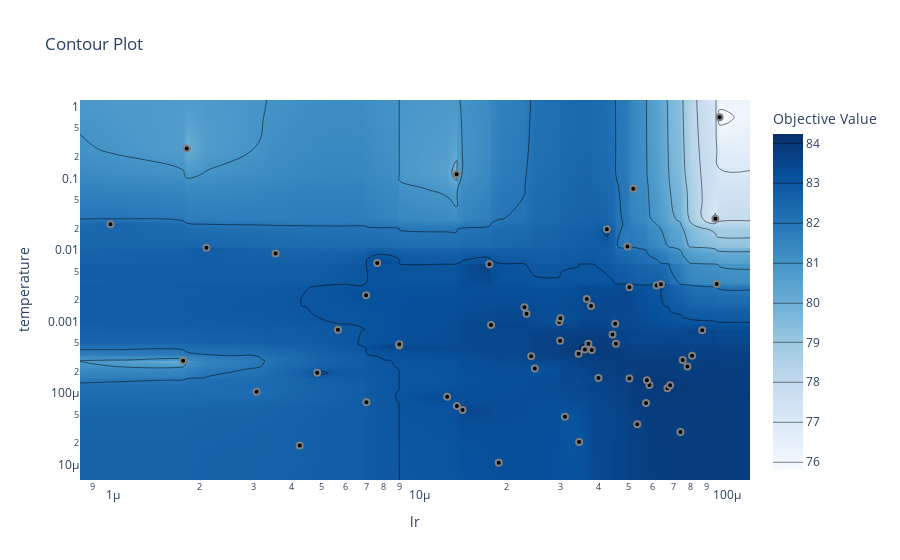

Source (notebook cell):
### Code cell
plot_contour(study, params=["lr", "temperature"])
